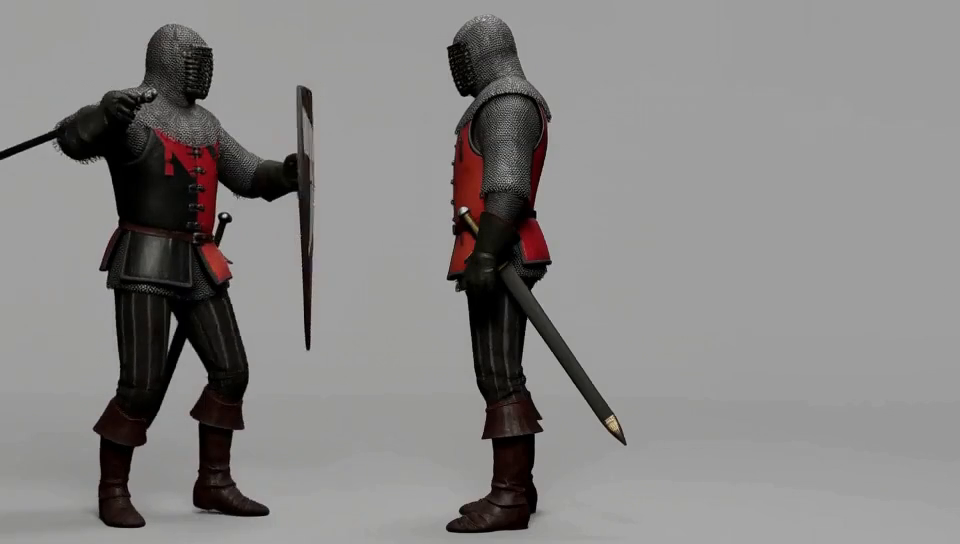
#> input picture frame 4 of Log/Circle2/output/l4-v2.mp4, 960 x 544 px
$ python _draw_sheet.py
#> lines starting #> are read from the running program, lines starting #| are printed output that depends on the picture
import sys
from pathlib import Path

import cv2
from PIL import Image, ImageDraw

sys.stdout.reconfigure(encoding="utf-8")

src = Path("Log/Circle2/output/l4-v2.mp4")
out = Path("Log/Circle2/output/l4-v2-sheet.png")
COLS, ROWS = 4, 4

cap = cv2.VideoCapture(str(src))
fps = cap.get(cv2.CAP_PROP_FPS) or 24
n = int(cap.get(cv2.CAP_PROP_FRAME_COUNT))
dur = n / fps
print("FPS", round(fps, 2), "FRAMES", n, "DUR", round(dur, 2))

frames = []
count = COLS * ROWS
for i in range(count):
    t = dur * (i + 0.5) / count
    cap.set(cv2.CAP_PROP_POS_MSEC, t * 1000.0)
    ok, fr = cap.read()
    if not ok:
        print("MISS", i, round(t, 2))
        continue
    frames.append((t, Image.fromarray(cv2.cvtColor(fr, cv2.COLOR_BGR2RGB))))
#> this loop made 16 passes
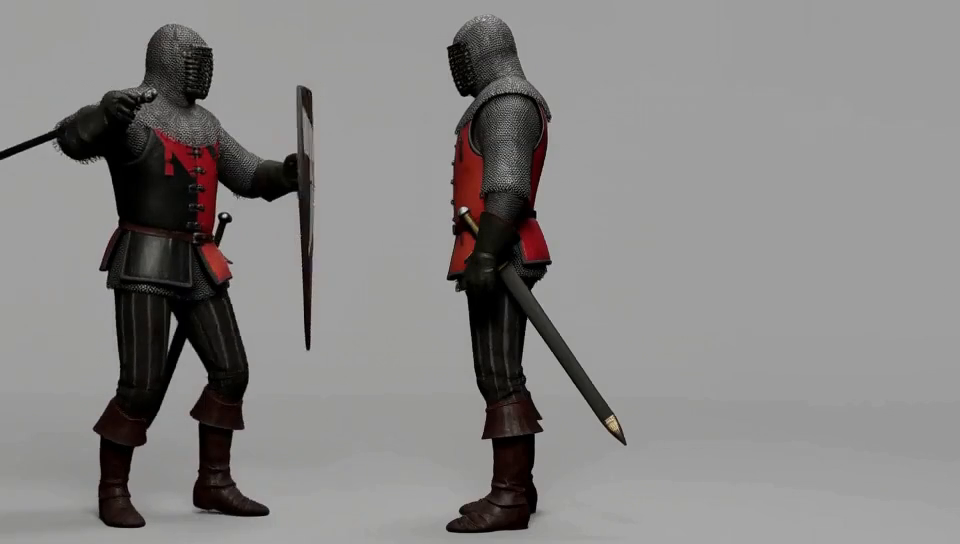
#> input picture frame 4 of Log/Circle2/output/l4-v2.mp4, 960 x 544 px
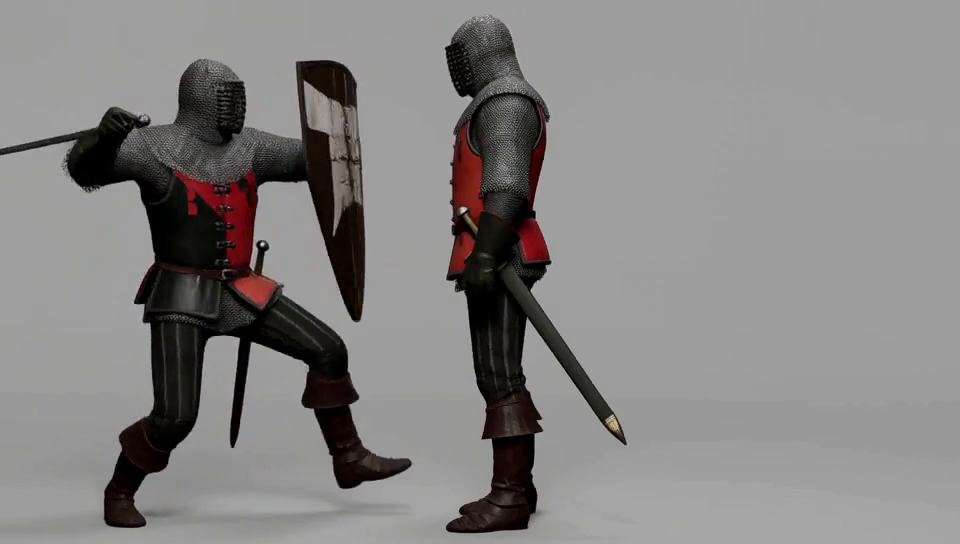
#> input picture frame 12 of Log/Circle2/output/l4-v2.mp4, 960 x 544 px
#> pass 3, `ok, fr = cap.read()`:
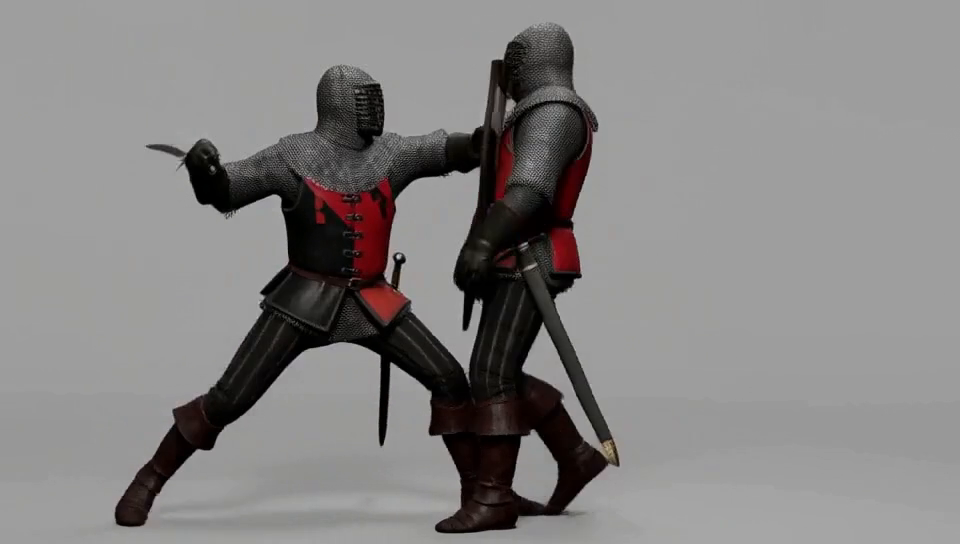
#> fr: shape (544, 960, 3); mean B, G, R 131.1, 131.5, 133.5
#> after the loop:
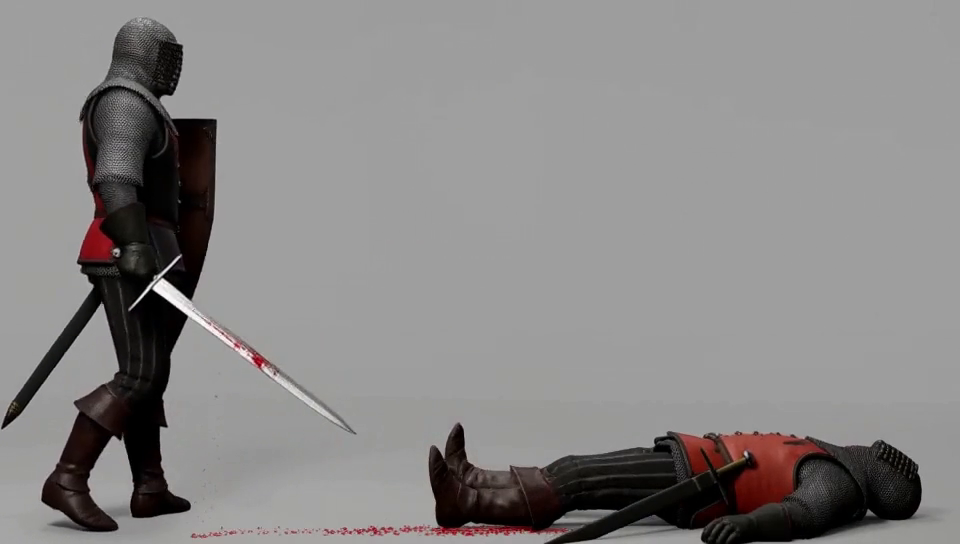
#> fr: shape (544, 960, 3); mean B, G, R 134.4, 134.8, 137
#> after the loop, frames = 16 items
cap.release()

if not frames:
    sys.exit("no frame")

w, h = frames[0][1].size
#> w = 960; h = 544
cw = 520
ch = int(h * cw / w)
#> ch = 294
sheet = Image.new("RGB", (cw * COLS, ch * ROWS), "black")
#> sheet: PIL image 2080x1176 RGB; every value is 0
d = ImageDraw.Draw(sheet)
for idx, (t, img) in enumerate(frames):
    x, y = (idx % COLS) * cw, (idx // COLS) * ch
    sheet.paste(img.resize((cw, ch), Image.LANCZOS), (x, y))
    d.rectangle([x, y, x + 92, y + 20], fill="black")
    d.text((x + 6, y + 6), "t=%.2fs" % t, fill="yellow")
#> this loop made 16 passes
#> (t, x, y) on passes 1 to 12: (0.161, 0, 0), (0.484, 520, 0), (0.807, 1040, 0), (1.13, 1560, 0), (1.45, 0, 294), (1.78, 520, 294), (2.1, 1040, 294), (2.42, 1560, 294), (2.74, 0, 588), (3.07, 520, 588), (3.39, 1040, 588), (3.71, 1560, 588)
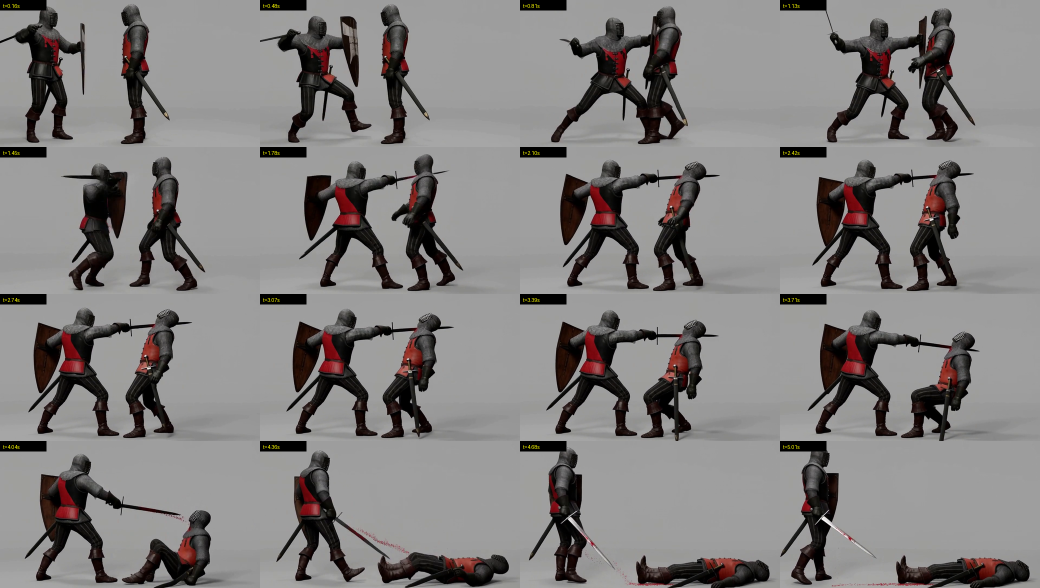
#> sheet: PIL image 2080x1176 RGB (shown at 1/2 size); mean R, G, B 130.4, 127.6, 127
sheet.save(out)
print("SAVED", out, sheet.size)
#| SAVED Log/Circle2/output/l4-v2-sheet.png (2080, 1176)

$ run again, starting later in the video
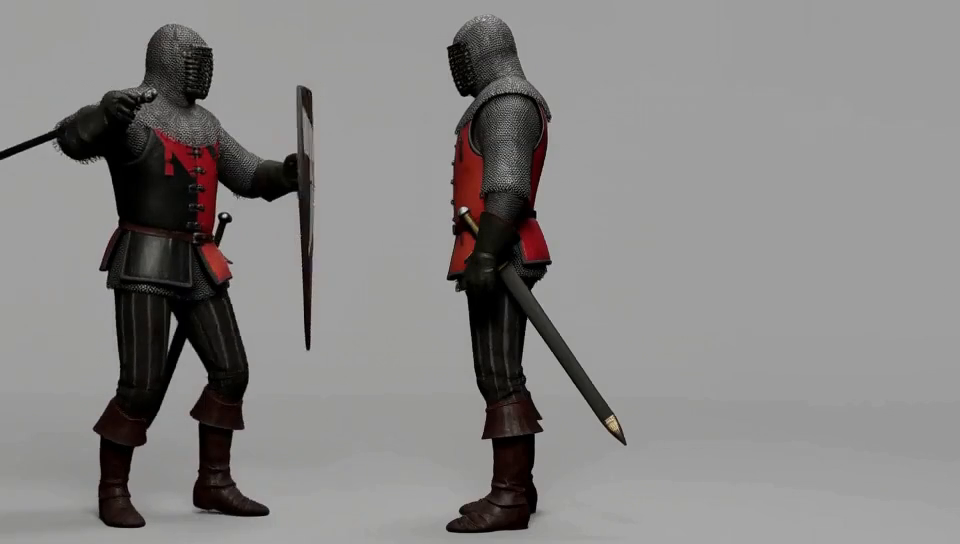
#> input picture frame 4 of Log/Circle2/output/l4-v2.mp4, 960 x 544 px
#> the loop `for i in range(count):` made 16 passes
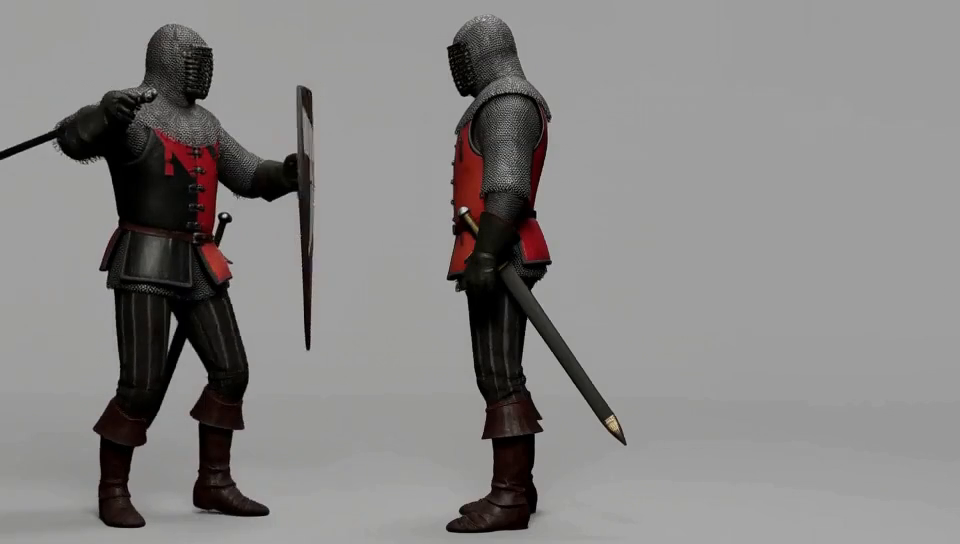
#> input picture frame 4 of Log/Circle2/output/l4-v2.mp4, 960 x 544 px
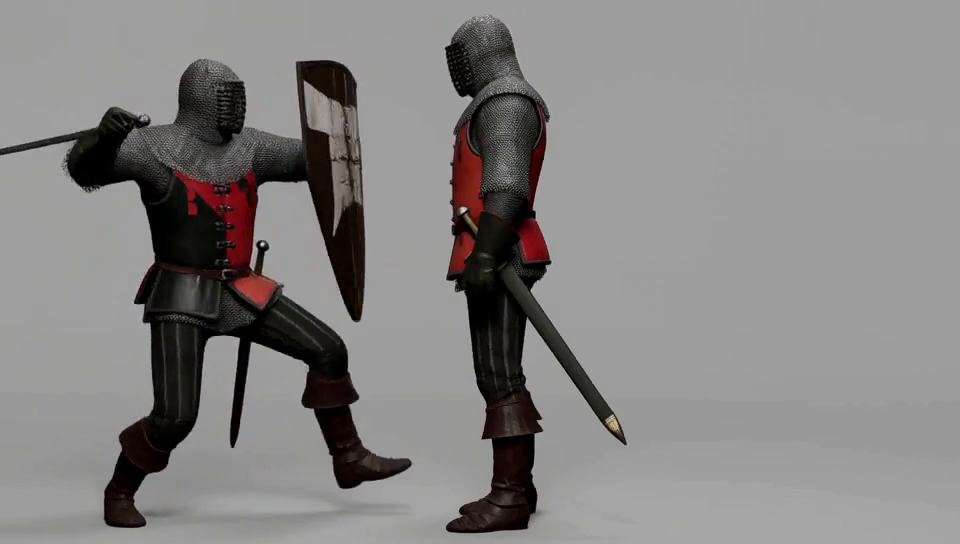
#> input picture frame 12 of Log/Circle2/output/l4-v2.mp4, 960 x 544 px
#> after the loop `for i in range(count):`: frames = 16 items
#> the loop `for idx, (t, img) in enumerate(frames):` made 16 passes
#> (t, x, y) on passes 1 to 8: (0.161, 0, 0), (0.484, 520, 0), (0.807, 1040, 0), (1.13, 1560, 0), (1.45, 0, 294), (1.78, 520, 294), (2.1, 1040, 294), (2.42, 1560, 294)
#| SAVED Log/Circle2/output/l4-v2-sheet.png (2080, 1176)

$ run again, starting later in the video
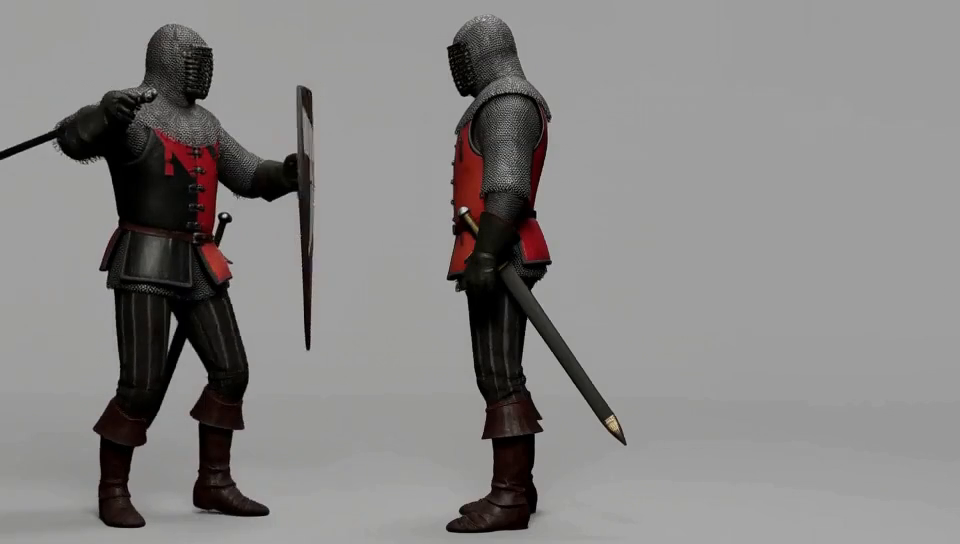
#> input picture frame 4 of Log/Circle2/output/l4-v2.mp4, 960 x 544 px
#> the loop `for i in range(count):` made 16 passes
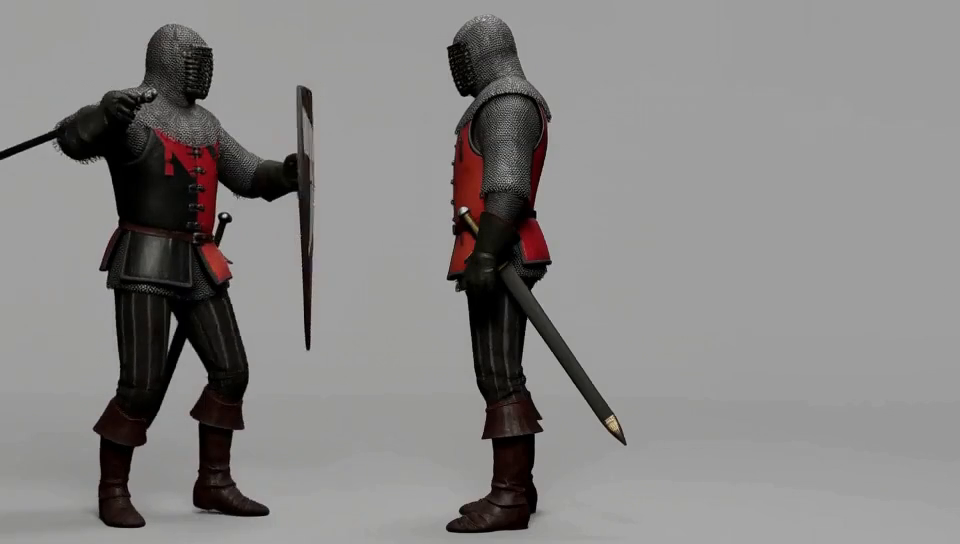
#> input picture frame 4 of Log/Circle2/output/l4-v2.mp4, 960 x 544 px
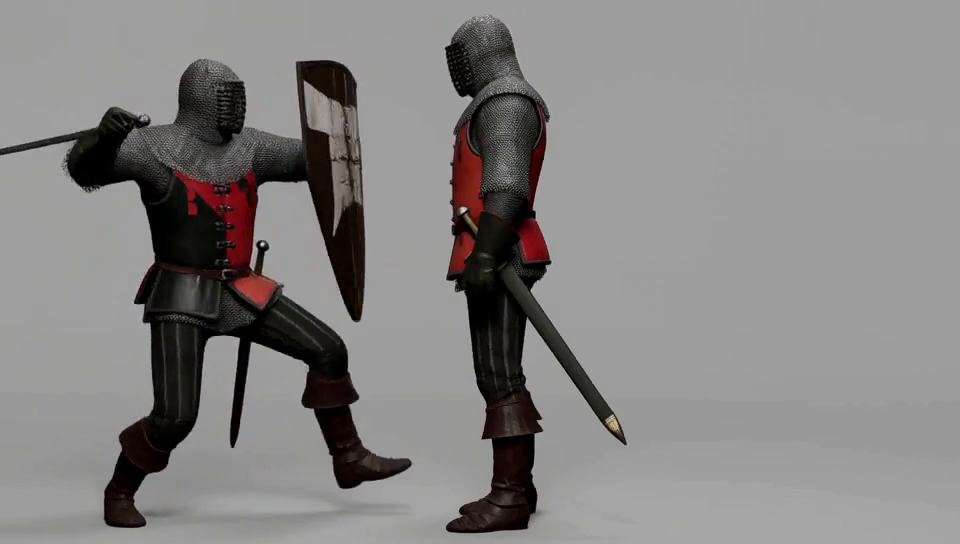
#> input picture frame 12 of Log/Circle2/output/l4-v2.mp4, 960 x 544 px
#> after the loop `for i in range(count):`: frames = 16 items
#> the loop `for idx, (t, img) in enumerate(frames):` made 16 passes
#> (t, x, y) on passes 1 to 8: (0.161, 0, 0), (0.484, 520, 0), (0.807, 1040, 0), (1.13, 1560, 0), (1.45, 0, 294), (1.78, 520, 294), (2.1, 1040, 294), (2.42, 1560, 294)
#| SAVED Log/Circle2/output/l4-v2-sheet.png (2080, 1176)
